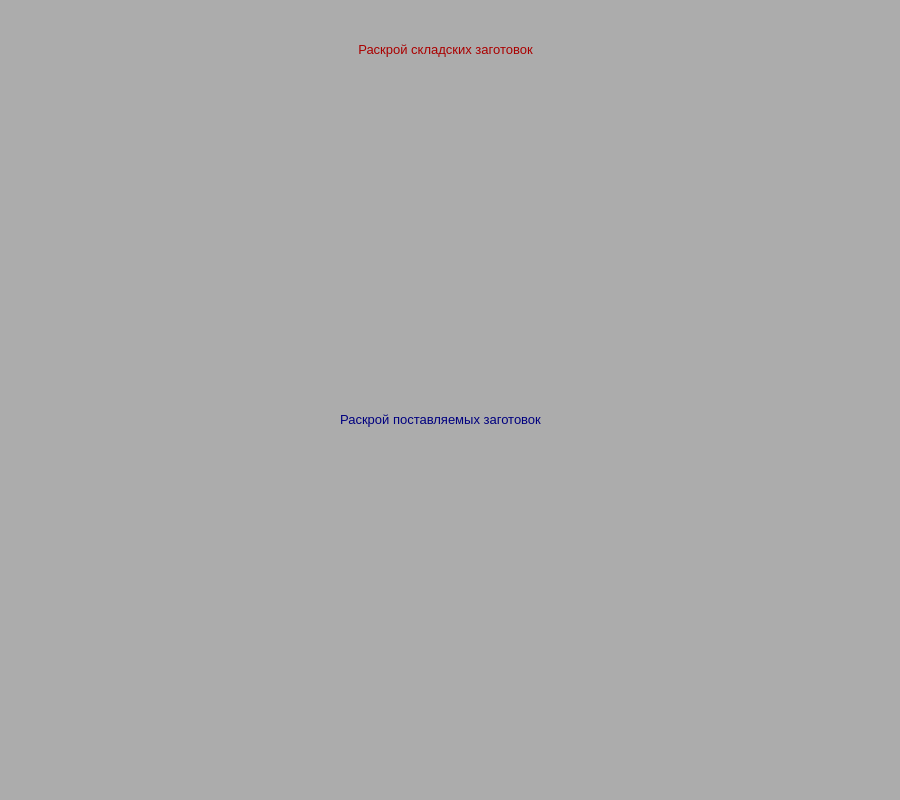
<?xml version="1.0" encoding="UTF-8"?>
<ui version="4.0">
 <class>graphic</class>
 <widget class="QDialog" name="graphic">
  <property name="geometry">
   <rect>
    <x>0</x>
    <y>0</y>
    <width>900</width>
    <height>800</height>
   </rect>
  </property>
  <property name="palette">
   <palette>
    <active>
     <colorrole role="Base">
      <brush brushstyle="SolidPattern">
       <color alpha="255">
        <red>255</red>
        <green>255</green>
        <blue>255</blue>
       </color>
      </brush>
     </colorrole>
     <colorrole role="Window">
      <brush brushstyle="SolidPattern">
       <color alpha="255">
        <red>172</red>
        <green>172</green>
        <blue>172</blue>
       </color>
      </brush>
     </colorrole>
    </active>
    <inactive>
     <colorrole role="Base">
      <brush brushstyle="SolidPattern">
       <color alpha="255">
        <red>255</red>
        <green>255</green>
        <blue>255</blue>
       </color>
      </brush>
     </colorrole>
     <colorrole role="Window">
      <brush brushstyle="SolidPattern">
       <color alpha="255">
        <red>172</red>
        <green>172</green>
        <blue>172</blue>
       </color>
      </brush>
     </colorrole>
    </inactive>
    <disabled>
     <colorrole role="Base">
      <brush brushstyle="SolidPattern">
       <color alpha="255">
        <red>172</red>
        <green>172</green>
        <blue>172</blue>
       </color>
      </brush>
     </colorrole>
     <colorrole role="Window">
      <brush brushstyle="SolidPattern">
       <color alpha="255">
        <red>172</red>
        <green>172</green>
        <blue>172</blue>
       </color>
      </brush>
     </colorrole>
    </disabled>
   </palette>
  </property>
  <property name="font">
   <font>
    <stylestrategy>PreferAntialias</stylestrategy>
   </font>
  </property>
  <property name="windowTitle">
   <string>График раскроя</string>
  </property>
  <widget class="QWidget" name="verticalLayoutWidget">
   <property name="geometry">
    <rect>
     <x>10</x>
     <y>10</y>
     <width>881</width>
     <height>781</height>
    </rect>
   </property>
   <layout class="QVBoxLayout" name="verticalLayout">
    <item>
     <widget class="QWidget" name="widget" native="true">
      <widget class="QCustomPlot" name="supplierGraphic" native="true">
       <property name="geometry">
        <rect>
         <x>10</x>
         <y>430</y>
         <width>850</width>
         <height>330</height>
        </rect>
       </property>
       <property name="maximumSize">
        <size>
         <width>850</width>
         <height>330</height>
        </size>
       </property>
      </widget>
      <widget class="QCustomPlot" name="stockGraphic" native="true">
       <property name="geometry">
        <rect>
         <x>10</x>
         <y>60</y>
         <width>850</width>
         <height>330</height>
        </rect>
       </property>
       <property name="maximumSize">
        <size>
         <width>850</width>
         <height>330</height>
        </size>
       </property>
      </widget>
      <widget class="QLabel" name="label_2">
       <property name="geometry">
        <rect>
         <x>330</x>
         <y>400</y>
         <width>201</width>
         <height>20</height>
        </rect>
       </property>
       <property name="text">
        <string>&lt;html&gt;&lt;head/&gt;&lt;body&gt;&lt;p&gt;&lt;span style=&quot; font-size:10pt; color:#00007f;&quot;&gt;Раскрой поставляемых заготовок&lt;/span&gt;&lt;/p&gt;&lt;/body&gt;&lt;/html&gt;</string>
       </property>
       <property name="alignment">
        <set>Qt::AlignCenter</set>
       </property>
      </widget>
      <widget class="QLabel" name="label">
       <property name="geometry">
        <rect>
         <x>320</x>
         <y>30</y>
         <width>231</width>
         <height>20</height>
        </rect>
       </property>
       <property name="text">
        <string>&lt;html&gt;&lt;head/&gt;&lt;body&gt;&lt;p&gt;&lt;span style=&quot; font-size:10pt; color:#aa0000;&quot;&gt;Раскрой складских заготовок&lt;/span&gt;&lt;/p&gt;&lt;/body&gt;&lt;/html&gt;</string>
       </property>
       <property name="alignment">
        <set>Qt::AlignCenter</set>
       </property>
      </widget>
     </widget>
    </item>
   </layout>
  </widget>
 </widget>
 <customwidgets>
  <customwidget>
   <class>QCustomPlot</class>
   <extends>QWidget</extends>
   <header>qcustomplot.h</header>
   <container>1</container>
  </customwidget>
 </customwidgets>
 <resources/>
 <connections/>
</ui>
